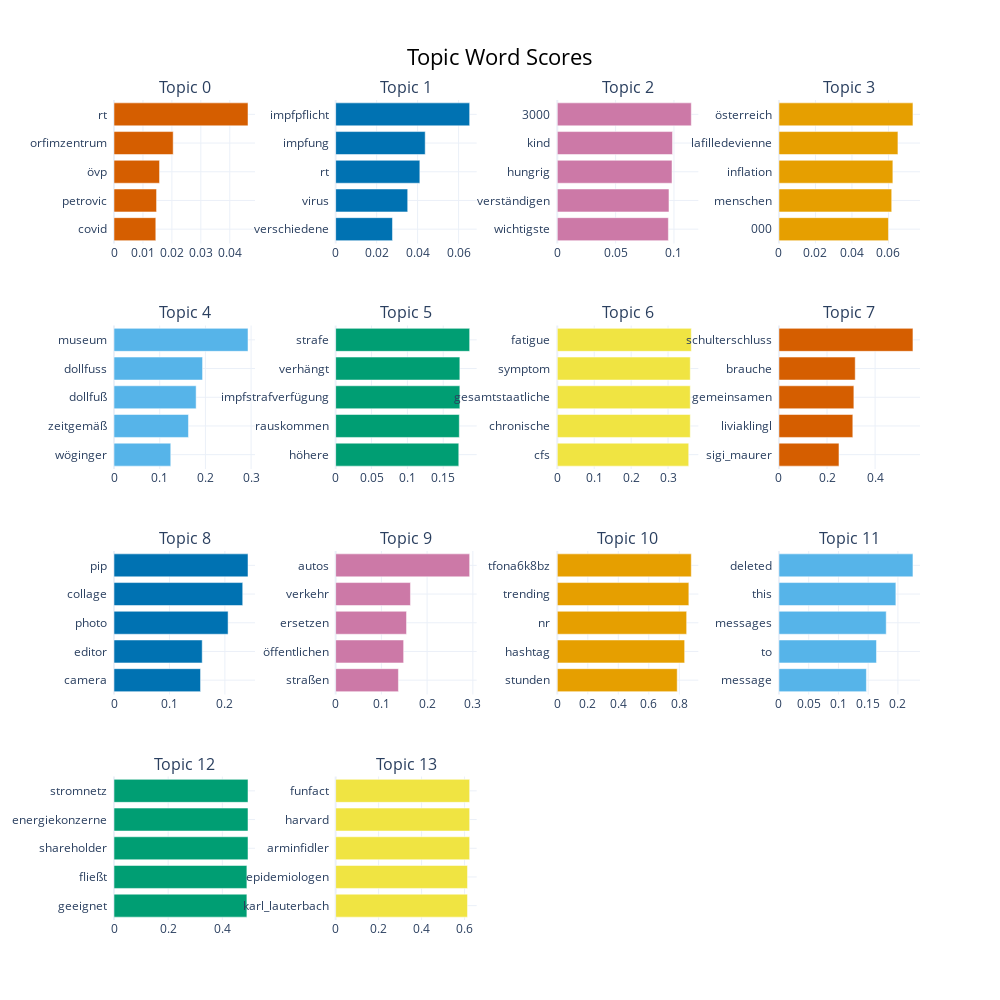

Notebook cell for this chart:
### Code cell
# Visualize topics as a barchart
topic_model.visualize_barchart(top_n_topics=15)

### Figure 1 — Plotly figure (JSON) as saved in the notebook; plotly's stock layout.template omitted (floating-point values rounded to 4 significant figures)
{"data": [{"marker": {"color": "#D55E00"}, "orientation": "h", "type": "bar", "x": [0.01444, 0.0147, 0.01573, 0.02045, 0.04629], "xaxis": "x", "y": ["covid  ", "petrovic  ", "övp  ", "orfimzentrum  ", "rt  "], "yaxis": "y"}, {"marker": {"color": "#0072B2"}, "orientation": "h", "type": "bar", "x": [0.02774, 0.03517, 0.04109, 0.04371, 0.0654], "xaxis": "x2", "y": ["verschiedene  ", "virus  ", "rt  ", "impfung  ", "impfpflicht  "], "yaxis": "y2"}, {"marker": {"color": "#CC79A7"}, "orientation": "h", "type": "bar", "x": [0.09521, 0.09574, 0.09835, 0.09876, 0.1149], "xaxis": "x3", "y": ["wichtigste  ", "verständigen  ", "hungrig  ", "kind  ", "3000  "], "yaxis": "y3"}, {"marker": {"color": "#E69F00"}, "orientation": "h", "type": "bar", "x": [0.05999, 0.06177, 0.0624, 0.06518, 0.0734], "xaxis": "x4", "y": ["000  ", "menschen  ", "inflation  ", "lafilledevienne  ", "österreich  "], "yaxis": "y4"}, {"marker": {"color": "#56B4E9"}, "orientation": "h", "type": "bar", "x": [0.1242, 0.1629, 0.1797, 0.1938, 0.2932], "xaxis": "x5", "y": ["wöginger  ", "zeitgemäß  ", "dollfuß  ", "dollfuss  ", "museum  "], "yaxis": "y5"}, {"marker": {"color": "#009E73"}, "orientation": "h", "type": "bar", "x": [0.1717, 0.1724, 0.1731, 0.1731, 0.1868], "xaxis": "x6", "y": ["höhere  ", "rauskommen  ", "impfstrafverfügung  ", "verhängt  ", "strafe  "], "yaxis": "y6"}, {"marker": {"color": "#F0E442"}, "orientation": "h", "type": "bar", "x": [0.356, 0.3602, 0.3602, 0.3602, 0.363], "xaxis": "x7", "y": ["cfs  ", "chronische  ", "gesamtstaatliche  ", "symptom  ", "fatigue  "], "yaxis": "y7"}, {"marker": {"color": "#D55E00"}, "orientation": "h", "type": "bar", "x": [0.2498, 0.3073, 0.3117, 0.3173, 0.5575], "xaxis": "x8", "y": ["sigi_maurer  ", "liviaklingl  ", "gemeinsamen  ", "brauche  ", "schulterschluss  "], "yaxis": "y8"}, {"marker": {"color": "#0072B2"}, "orientation": "h", "type": "bar", "x": [0.1561, 0.1591, 0.2057, 0.2322, 0.2417], "xaxis": "x9", "y": ["camera  ", "editor  ", "photo  ", "collage  ", "pip  "], "yaxis": "y9"}, {"marker": {"color": "#CC79A7"}, "orientation": "h", "type": "bar", "x": [0.1373, 0.1486, 0.155, 0.1636, 0.293], "xaxis": "x10", "y": ["straßen  ", "öffentlichen  ", "ersetzen  ", "verkehr  ", "autos  "], "yaxis": "y10"}, {"marker": {"color": "#E69F00"}, "orientation": "h", "type": "bar", "x": [0.7864, 0.8352, 0.8483, 0.8627, 0.8788], "xaxis": "x11", "y": ["stunden  ", "hashtag  ", "nr  ", "trending  ", "tfona6k8bz  "], "yaxis": "y11"}, {"marker": {"color": "#56B4E9"}, "orientation": "h", "type": "bar", "x": [0.147, 0.1639, 0.1803, 0.1965, 0.2252], "xaxis": "x12", "y": ["message  ", "to  ", "messages  ", "this  ", "deleted  "], "yaxis": "y12"}, {"marker": {"color": "#009E73"}, "orientation": "h", "type": "bar", "x": [0.4907, 0.4907, 0.4948, 0.4948, 0.4948], "xaxis": "x13", "y": ["geeignet  ", "fließt  ", "shareholder  ", "energiekonzerne  ", "stromnetz  "], "yaxis": "y13"}, {"marker": {"color": "#F0E442"}, "orientation": "h", "type": "bar", "x": [0.6137, 0.6137, 0.6237, 0.6237, 0.6237], "xaxis": "x14", "y": ["karl_lauterbach  ", "epidemiologen  ", "arminfidler  ", "harvard  ", "funfact  "], "yaxis": "y14"}], "layout": {"annotations": [{"font": {"size": 16}, "showarrow": false, "text": "Topic 0", "x": 0.0875, "xanchor": "center", "xref": "paper", "y": 1, "yanchor": "bottom", "yref": "paper"}, {"font": {"size": 16}, "showarrow": false, "text": "Topic 1", "x": 0.3625, "xanchor": "center", "xref": "paper", "y": 1, "yanchor": "bottom", "yref": "paper"}, {"font": {"size": 16}, "showarrow": false, "text": "Topic 2", "x": 0.6375, "xanchor": "center", "xref": "paper", "y": 1, "yanchor": "bottom", "yref": "paper"}, {"font": {"size": 16}, "showarrow": false, "text": "Topic 3", "x": 0.9125, "xanchor": "center", "xref": "paper", "y": 1, "yanchor": "bottom", "yref": "paper"}, {"font": {"size": 16}, "showarrow": false, "text": "Topic 4", "x": 0.0875, "xanchor": "center", "xref": "paper", "y": 0.725, "yanchor": "bottom", "yref": "paper"}, {"font": {"size": 16}, "showarrow": false, "text": "Topic 5", "x": 0.3625, "xanchor": "center", "xref": "paper", "y": 0.725, "yanchor": "bottom", "yref": "paper"}, {"font": {"size": 16}, "showarrow": false, "text": "Topic 6", "x": 0.6375, "xanchor": "center", "xref": "paper", "y": 0.725, "yanchor": "bottom", "yref": "paper"}, {"font": {"size": 16}, "showarrow": false, "text": "Topic 7", "x": 0.9125, "xanchor": "center", "xref": "paper", "y": 0.725, "yanchor": "bottom", "yref": "paper"}, {"font": {"size": 16}, "showarrow": false, "text": "Topic 8", "x": 0.0875, "xanchor": "center", "xref": "paper", "y": 0.45, "yanchor": "bottom", "yref": "paper"}, {"font": {"size": 16}, "showarrow": false, "text": "Topic 9", "x": 0.3625, "xanchor": "center", "xref": "paper", "y": 0.45, "yanchor": "bottom", "yref": "paper"}, {"font": {"size": 16}, "showarrow": false, "text": "Topic 10", "x": 0.6375, "xanchor": "center", "xref": "paper", "y": 0.45, "yanchor": "bottom", "yref": "paper"}, {"font": {"size": 16}, "showarrow": false, "text": "Topic 11", "x": 0.9125, "xanchor": "center", "xref": "paper", "y": 0.45, "yanchor": "bottom", "yref": "paper"}, {"font": {"size": 16}, "showarrow": false, "text": "Topic 12", "x": 0.0875, "xanchor": "center", "xref": "paper", "y": 0.175, "yanchor": "bottom", "yref": "paper"}, {"font": {"size": 16}, "showarrow": false, "text": "Topic 13", "x": 0.3625, "xanchor": "center", "xref": "paper", "y": 0.175, "yanchor": "bottom", "yref": "paper"}], "height": 1000, "hoverlabel": {"bgcolor": "white", "font": {"family": "Rockwell", "size": 16}}, "showlegend": false, "title": {"font": {"color": "Black", "size": 22}, "text": "Topic Word Scores", "x": 0.5, "xanchor": "center", "yanchor": "top"}, "width": 1000, "xaxis": {"anchor": "y", "domain": [0, 0.175], "showgrid": true}, "xaxis10": {"anchor": "y10", "domain": [0.275, 0.45], "showgrid": true}, "xaxis11": {"anchor": "y11", "domain": [0.55, 0.725], "showgrid": true}, "xaxis12": {"anchor": "y12", "domain": [0.825, 1], "showgrid": true}, "xaxis13": {"anchor": "y13", "domain": [0, 0.175], "showgrid": true}, "xaxis14": {"anchor": "y14", "domain": [0.275, 0.45], "showgrid": true}, "xaxis15": {"anchor": "y15", "domain": [0.55, 0.725], "showgrid": true}, "xaxis16": {"anchor": "y16", "domain": [0.825, 1], "showgrid": true}, "xaxis2": {"anchor": "y2", "domain": [0.275, 0.45], "showgrid": true}, "xaxis3": {"anchor": "y3", "domain": [0.55, 0.725], "showgrid": true}, "xaxis4": {"anchor": "y4", "domain": [0.825, 1], "showgrid": true}, "xaxis5": {"anchor": "y5", "domain": [0, 0.175], "showgrid": true}, "xaxis6": {"anchor": "y6", "domain": [0.275, 0.45], "showgrid": true}, "xaxis7": {"anchor": "y7", "domain": [0.55, 0.725], "showgrid": true}, "xaxis8": {"anchor": "y8", "domain": [0.825, 1], "showgrid": true}, "xaxis9": {"anchor": "y9", "domain": [0, 0.175], "showgrid": true}, "yaxis": {"anchor": "x", "domain": [0.825, 1], "showgrid": true}, "yaxis10": {"anchor": "x10", "domain": [0.275, 0.45], "showgrid": true}, "yaxis11": {"anchor": "x11", "domain": [0.275, 0.45], "showgrid": true}, "yaxis12": {"anchor": "x12", "domain": [0.275, 0.45], "showgrid": true}, "yaxis13": {"anchor": "x13", "domain": [0, 0.175], "showgrid": true}, "yaxis14": {"anchor": "x14", "domain": [0, 0.175], "showgrid": true}, "yaxis15": {"anchor": "x15", "domain": [0, 0.175], "showgrid": true}, "yaxis16": {"anchor": "x16", "domain": [0, 0.175], "showgrid": true}, "yaxis2": {"anchor": "x2", "domain": [0.825, 1], "showgrid": true}, "yaxis3": {"anchor": "x3", "domain": [0.825, 1], "showgrid": true}, "yaxis4": {"anchor": "x4", "domain": [0.825, 1], "showgrid": true}, "yaxis5": {"anchor": "x5", "domain": [0.55, 0.725], "showgrid": true}, "yaxis6": {"anchor": "x6", "domain": [0.55, 0.725], "showgrid": true}, "yaxis7": {"anchor": "x7", "domain": [0.55, 0.725], "showgrid": true}, "yaxis8": {"anchor": "x8", "domain": [0.55, 0.725], "showgrid": true}, "yaxis9": {"anchor": "x9", "domain": [0.275, 0.45], "showgrid": true}}}
